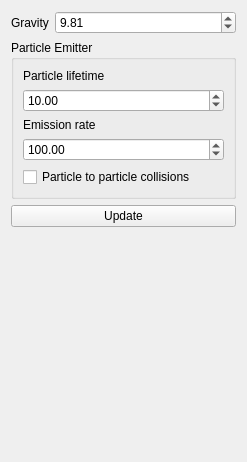
<?xml version="1.0" encoding="UTF-8"?>
<ui version="4.0">
 <class>WidgetFountain</class>
 <widget class="QWidget" name="WidgetFountain">
  <property name="geometry">
   <rect>
    <x>0</x>
    <y>0</y>
    <width>247</width>
    <height>462</height>
   </rect>
  </property>
  <property name="windowTitle">
   <string>Form</string>
  </property>
  <layout class="QFormLayout" name="formLayout">
   <item row="0" column="0">
    <widget class="QLabel" name="label">
     <property name="text">
      <string>Gravity</string>
     </property>
    </widget>
   </item>
   <item row="0" column="1">
    <widget class="QDoubleSpinBox" name="gravity">
     <property name="maximum">
      <double>100.000000000000000</double>
     </property>
     <property name="singleStep">
      <double>0.100000000000000</double>
     </property>
     <property name="value">
      <double>9.810000000000000</double>
     </property>
    </widget>
   </item>
   <item row="2" column="0" colspan="2">
    <widget class="QPushButton" name="btnUpdate">
     <property name="text">
      <string>Update</string>
     </property>
    </widget>
   </item>
   <item row="1" column="0" colspan="2">
    <widget class="QGroupBox" name="groupBox">
     <property name="title">
      <string>Particle Emitter</string>
     </property>
     <layout class="QVBoxLayout" name="verticalLayout">
      <item>
       <widget class="QLabel" name="label_2">
        <property name="text">
         <string>Particle lifetime</string>
        </property>
       </widget>
      </item>
      <item>
       <widget class="QDoubleSpinBox" name="lifetime">
        <property name="value">
         <double>10.000000000000000</double>
        </property>
       </widget>
      </item>
      <item>
       <widget class="QLabel" name="label_3">
        <property name="text">
         <string>Emission rate</string>
        </property>
       </widget>
      </item>
      <item>
       <widget class="QDoubleSpinBox" name="rate">
        <property name="maximum">
         <double>999999999.000000000000000</double>
        </property>
        <property name="value">
         <double>100.000000000000000</double>
        </property>
       </widget>
      </item>
      <item>
       <widget class="QCheckBox" name="p_p_col">
        <property name="text">
         <string>Particle to particle collisions</string>
        </property>
       </widget>
      </item>
     </layout>
    </widget>
   </item>
  </layout>
 </widget>
 <resources/>
 <connections/>
</ui>
